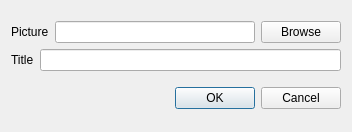
<?xml version="1.0" encoding="UTF-8"?>
<ui version="4.0">
 <class>ItemMaker</class>
 <widget class="QDialog" name="ItemMaker">
  <property name="geometry">
   <rect>
    <x>0</x>
    <y>0</y>
    <width>352</width>
    <height>132</height>
   </rect>
  </property>
  <property name="windowTitle">
   <string>Dialog</string>
  </property>
  <layout class="QVBoxLayout" name="verticalLayout_2">
   <item>
    <layout class="QVBoxLayout" name="verticalLayout">
     <item>
      <layout class="QHBoxLayout" name="horizontalLayout_2">
       <item>
        <widget class="QLabel" name="label">
         <property name="text">
          <string>Picture</string>
         </property>
        </widget>
       </item>
       <item>
        <widget class="QLineEdit" name="URLInput"/>
       </item>
       <item>
        <widget class="QPushButton" name="browseButton">
         <property name="text">
          <string>Browse</string>
         </property>
        </widget>
       </item>
      </layout>
     </item>
     <item>
      <layout class="QHBoxLayout" name="horizontalLayout_3">
       <item>
        <widget class="QLabel" name="label_2">
         <property name="text">
          <string>Title</string>
         </property>
        </widget>
       </item>
       <item>
        <widget class="QLineEdit" name="titleInput"/>
       </item>
      </layout>
     </item>
    </layout>
   </item>
   <item>
    <widget class="QDialogButtonBox" name="buttonBox">
     <property name="orientation">
      <enum>Qt::Horizontal</enum>
     </property>
     <property name="standardButtons">
      <set>QDialogButtonBox::Cancel|QDialogButtonBox::Ok</set>
     </property>
    </widget>
   </item>
  </layout>
 </widget>
 <resources/>
 <connections>
  <connection>
   <sender>buttonBox</sender>
   <signal>accepted()</signal>
   <receiver>ItemMaker</receiver>
   <slot>accept()</slot>
   <hints>
    <hint type="sourcelabel">
     <x>248</x>
     <y>254</y>
    </hint>
    <hint type="destinationlabel">
     <x>157</x>
     <y>274</y>
    </hint>
   </hints>
  </connection>
  <connection>
   <sender>buttonBox</sender>
   <signal>rejected()</signal>
   <receiver>ItemMaker</receiver>
   <slot>reject()</slot>
   <hints>
    <hint type="sourcelabel">
     <x>316</x>
     <y>260</y>
    </hint>
    <hint type="destinationlabel">
     <x>286</x>
     <y>274</y>
    </hint>
   </hints>
  </connection>
 </connections>
</ui>
